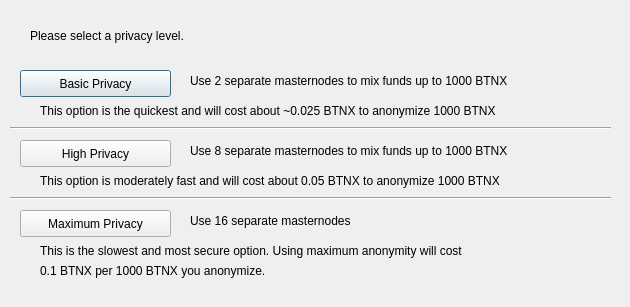
<?xml version="1.0" encoding="UTF-8"?>
<ui version="4.0">
 <class>DarksendConfig</class>
 <widget class="QDialog" name="DarksendConfig">
  <property name="geometry">
   <rect>
    <x>0</x>
    <y>0</y>
    <width>630</width>
    <height>307</height>
   </rect>
  </property>
  <property name="windowTitle">
   <string>Configure PrivateSend</string>
  </property>
  <widget class="QPushButton" name="buttonBasic">
   <property name="geometry">
    <rect>
     <x>20</x>
     <y>70</y>
     <width>151</width>
     <height>27</height>
    </rect>
   </property>
   <property name="text">
    <string>Basic Privacy</string>
   </property>
  </widget>
  <widget class="QPushButton" name="buttonHigh">
   <property name="geometry">
    <rect>
     <x>20</x>
     <y>140</y>
     <width>151</width>
     <height>27</height>
    </rect>
   </property>
   <property name="text">
    <string>High Privacy</string>
   </property>
  </widget>
  <widget class="QPushButton" name="buttonMax">
   <property name="geometry">
    <rect>
     <x>20</x>
     <y>210</y>
     <width>151</width>
     <height>27</height>
    </rect>
   </property>
   <property name="text">
    <string>Maximum Privacy</string>
   </property>
  </widget>
  <widget class="QLabel" name="label">
   <property name="geometry">
    <rect>
     <x>30</x>
     <y>20</y>
     <width>571</width>
     <height>31</height>
    </rect>
   </property>
   <property name="text">
    <string>Please select a privacy level.</string>
   </property>
  </widget>
  <widget class="QLabel" name="label_2">
   <property name="geometry">
    <rect>
     <x>190</x>
     <y>70</y>
     <width>421</width>
     <height>21</height>
    </rect>
   </property>
   <property name="text">
    <string>Use 2 separate masternodes to mix funds up to 1000 BTNX</string>
   </property>
  </widget>
  <widget class="QLabel" name="label_3">
   <property name="geometry">
    <rect>
     <x>190</x>
     <y>140</y>
     <width>411</width>
     <height>21</height>
    </rect>
   </property>
   <property name="text">
    <string>Use 8 separate masternodes to mix funds up to 1000 BTNX</string>
   </property>
  </widget>
  <widget class="QLabel" name="label_4">
   <property name="geometry">
    <rect>
     <x>190</x>
     <y>210</y>
     <width>421</width>
     <height>21</height>
    </rect>
   </property>
   <property name="text">
    <string>Use 16 separate masternodes</string>
   </property>
  </widget>
  <widget class="QLabel" name="label_6">
   <property name="geometry">
    <rect>
     <x>40</x>
     <y>100</y>
     <width>561</width>
     <height>21</height>
    </rect>
   </property>
   <property name="text">
    <string>This option is the quickest and will cost about ~0.025 BTNX to anonymize 1000 BTNX</string>
   </property>
  </widget>
  <widget class="QLabel" name="label_7">
   <property name="geometry">
    <rect>
     <x>40</x>
     <y>170</y>
     <width>561</width>
     <height>21</height>
    </rect>
   </property>
   <property name="text">
    <string>This option is moderately fast and will cost about 0.05 BTNX to anonymize 1000 BTNX</string>
   </property>
  </widget>
  <widget class="QLabel" name="label_8">
   <property name="geometry">
    <rect>
     <x>40</x>
     <y>240</y>
     <width>561</width>
     <height>21</height>
    </rect>
   </property>
   <property name="text">
    <string>This is the slowest and most secure option. Using maximum anonymity will cost</string>
   </property>
  </widget>
  <widget class="QLabel" name="label_9">
   <property name="geometry">
    <rect>
     <x>40</x>
     <y>260</y>
     <width>561</width>
     <height>21</height>
    </rect>
   </property>
   <property name="text">
    <string>0.1 BTNX per 1000 BTNX you anonymize.</string>
   </property>
  </widget>
  <widget class="Line" name="line">
   <property name="geometry">
    <rect>
     <x>10</x>
     <y>120</y>
     <width>601</width>
     <height>16</height>
    </rect>
   </property>
   <property name="orientation">
    <enum>Qt::Horizontal</enum>
   </property>
  </widget>
  <widget class="Line" name="line_2">
   <property name="geometry">
    <rect>
     <x>10</x>
     <y>190</y>
     <width>601</width>
     <height>16</height>
    </rect>
   </property>
   <property name="orientation">
    <enum>Qt::Horizontal</enum>
   </property>
  </widget>
 </widget>
 <resources/>
 <connections/>
</ui>
